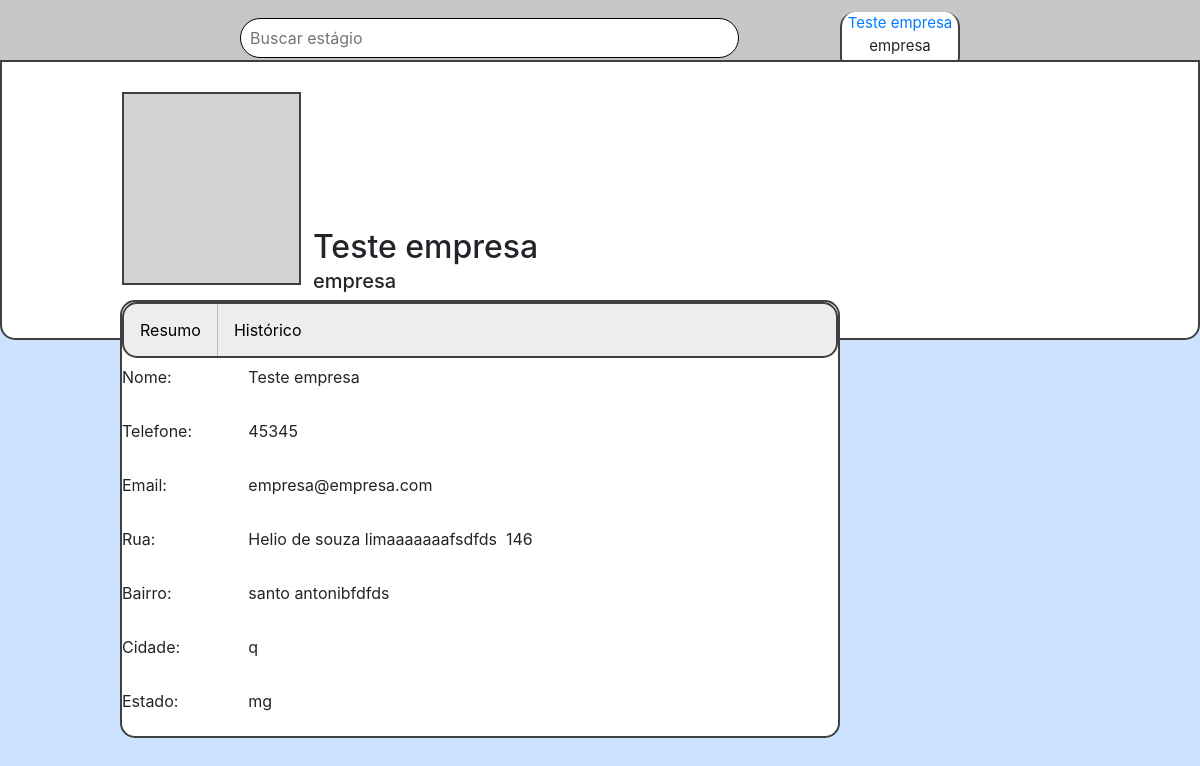
The page /perfilv.php?secao=resumo&id=1&tipo=empresa (signed in) on the database its author committed.
### tables this page shows
CREATE TABLE `empresa` (
  `id_empresa` int(9) NOT NULL,
  `nome` varchar(255) DEFAULT NULL,
  `email` varchar(255) DEFAULT NULL,
  `telefone` int(11) DEFAULT NULL,
  `senha` varchar(16) DEFAULT NULL,
  `rua` varchar(60) DEFAULT NULL,
  `numero` int(11) DEFAULT NULL,
  `estado` varchar(60) DEFAULT NULL,
  `cidade` varchar(60) DEFAULT NULL,
  `bairro` varchar(60) DEFAULT NULL
);

### perfilv.php (the view, shortened to what this page needs)
<?php
include_once "conexao.php";
$perfil=$_GET['id'];
$tipo=$_GET['tipo'];
$secao=$_GET['secao'];
if($tipo=="aluno")
    $sql="SELECT * from $tipo where id_aluno='$perfil' ";
else
    $sql="SELECT * from $tipo where id_empresa='$perfil' ";
$resultado= mysqli_query($conn,$sql)->fetch_array();
$nome=$resultado["nome"];
$telefone=$resultado["telefone"];
$email=$resultado["email"];
$estado=$resultado["estado"];
$cidade= $resultado["cidade"];
$numero=$resultado["numero"];
$bairro=$resultado["bairro"];
$rua=$resultado["rua"];
?>
<!DOCTYPE html>
<html>
<head>
    <link rel="stylesheet" href="https://stackpath.bootstrapcdn.com/bootstrap/4.1.3/css/bootstrap.min.css"
>
    <link rel="stylesheet" type="text/css" href="css/style.css">
</head>
<body>
    <div  class="barra_cima" style="border-bottom: 1px solid black;">
            <div class= "content">
                <form method="post" action="pesquisar.php">
                     <input type="text" name="estagio" placeholder="Buscar estágio"  style="border: 1px solid black;
    border-radius:20px; width:30%; height:10%;  min-width:499px; min-height:40px;
     box-sizing: border-box; float:left; margin-left:20%;margin-top:1.5%; padding:0.75%; line-height:0.75%; " >
                </form>
                <div class="usuario" style=" position:absolute; right:20%; margin-top:1%; width: 10%; height:7.5%; background-color:#FFFFFF;border-radius:15px; border-left:2px solid #404040; border-right:2px solid #404040; border-bottom:2px solid #404040;">
                   <center style="font-size:15px;"> <?php
                   $nomee=$_SESSION["nome"];
                   $tipoo=$_SESSION["tipo"];
                     echo "<a href='perfil.php?secao=informacoes'>$nomee</a><br>$tipoo"; ?></center>
                </div>
             </div>
        </div>
    <div class = "barra_perfil1" style = "position: absolute;
    left:0%;
     margin-top: 5%;
      width: 100%;
       min-height: 35%;
        background-color: #FFFFFF;
        border-bottom-left-radius: 15px;
        border-bottom-right-radius: 15px;
     border: 2px solid #404040;
       " >
        <div class = "foto" style =" position: absolute; left:10%; margin-top:2.5%; width:15%; height:70%; background-color: #D3D3D3;
        border: 2px solid #404040; border-radius 15px;">
        </div>
        <h2 style= "position:absolute; left:26%; top:60%; "> <?php echo "$nome<br><h5 style= 'position:absolute; left:26%; top:75%; '>$tipo</h5>"; ?> </h2>
    </div>
    <div class = "barra_perfil2" style="position: absolute;
    left:10%;
     margin-top: 25%;
      width: 60%;
       min-height: 35%;
        background-color: #FFFFFF;
        border-radius: 15px;
     border: 2px solid #404040; ">
        <ul style="list-style-type: none;
            margin: 0;
            padding: 0;">
            <li><a href="perfilv.php?secao=resumo&id=<?=$perfil?>&tipo=<?=$tipo?>">Resumo</a></li>
            <li><a href="perfilv.php?secao=historico&id=<?=$perfil?>&tipo=<?=$tipo?>">Histórico</a></li>
        </ul>
    <?php if($secao=="resumo"){
            echo '<form  >
                <div class="form-group row">
                    <label for="staticEmail" class="col-sm-2 col-form-label">Nome: </label>
                    <div class="col-sm-10">
                    <input type="text" readonly class="form-control-plaintext" id="staticEmail" value="'.$nome.'">
                    </div>
                </div>
                <div class="form-group row">
                    <label for="staticEmail" class="col-sm-2 col-form-label">Telefone: </label>
                    <div class="col-sm-10">
                    <input type="text" readonly class="form-control-plaintext" id="staticEmail" value="'.$telefone.'">
                    </div>
                </div>
                <div class="form-group row">
                    <label for="staticEmail" class="col-sm-2 col-form-label">Email: </label>
                    <div class="col-sm-10">
                    <input type="text" readonly class="form-control-plaintext" id="staticEmail" value="'.$email.'">
                    </div>
                </div>
             </form>';
             $ruanumero = $rua . "  " .$numero;
             echo '<form>
             <div class="form-group row">
                     <label for="staticEmail" class="col-sm-2 col-form-label">Rua: </label>
                     <div class="col-sm-10">
                     <input type="text" readonly class="form-control-plaintext" id="staticEmail" value="'.$ruanumero.'">
                     </div>
                 </div>
             <div class="form-group row">
                 <label for="staticEmail" class="col-sm-2 col-form-label">Bairro: </label>
                 <div class="col-sm-10">
                 <input type="text" readonly class="form-control-plaintext" id="staticEmail" value="'.$bairro.'">
                 </div>
             </div>
             <div class="form-group row">
                     <label for="staticEmail" class="col-sm-2 col-form-label">Cidade: </label>
                     <div class="col-sm-10">
                     <input type="text" readonly class="form-control-plaintext" id="staticEmail" value="'.$cidade.'">
                     </div>
             </div>
             <div class="form-group row">
                 <label for="staticEmail" class="col-sm-2 col-form-label">Estado: </label>
                 <div class="col-sm-10">
                 <input type="text" readonly class="form-control-plaintext" id="staticEmail" value="'.$estado.'">
                 </div>
             </div>
             </form>';
        }
    ?>
    </div>
</body>

### css/style.css (style rules this page uses)
.barra_cima { float : left; width: 100%; height:10%; background-color:#c6c6c6; border-bottom: 1px solid black; }
.barra_cima:after { content: ""; display: block; padding-bottom: 5%; }
.content { position: absolute; width: 100%; height: 100%; }
body { background-color: #cce2ff; }
.usuario { position:absolute; right:20%; margin-top:1%; width: 10%; height:7.5%; background-color:#FFFFFF; border-radius:15px; border-left:2px solid #404040; border-right:2px solid #404040; border-bottom:2px solid #404040; }

### perfilv.php (style rules this page uses)
ul { list-style-type: none; margin: 0; padding: 0; overflow: hidden; background-color: #EEEEEE; border: 2px solid #404040; border-radius:15px; }
li { float: left; border-right: 1px solid #bbb; }
li:last-child { border-right: none; }
li a { display: block; color: black; text-align: center; padding: 14px 16px; text-decoration: none; }

### rows shown on the page
empresa: nome "Teste empresa", telefone "45345", email "empresa@empresa.com", rua+numero "Helio de souza limaaaaaaafsdfds 146", bairro "santo antonibfdfds", cidade "q", estado "mg"

### other values the page prints
$nomee "Teste empresa"
$tipoo "empresa"
$tipo "empresa"
